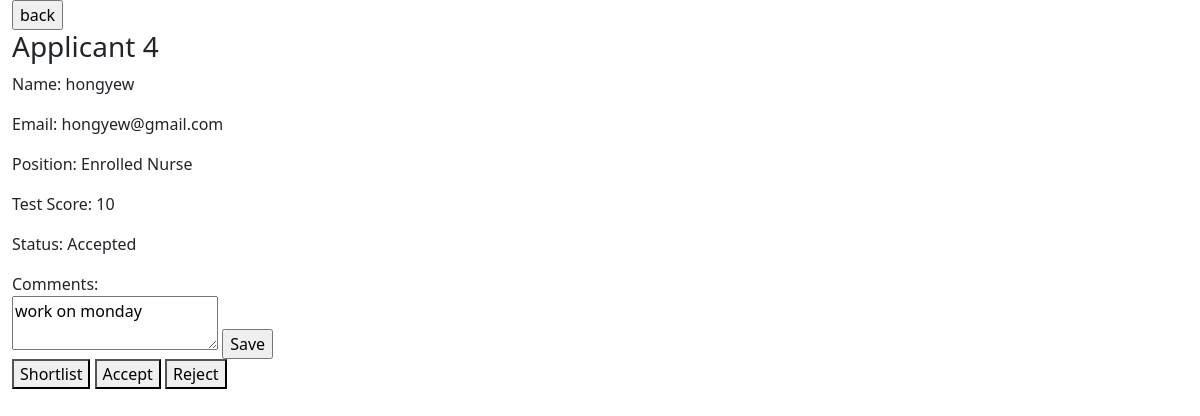
Page /id4 on the committed database.
### models.py (models this page shows)
class Applicants(db.Model):
    id = db.Column(db.Integer, primary_key=True)    #unique ID
    name = db.Column(db.String(100), nullable=False)
    email = db.Column(db.String(100), nullable=False)
    job = db.Column(db.String(100), nullable=False)
    score = db.Column(db.Integer)
    status = db.Column(db.String)
    comments = db.Column(db.String)

### app.py (the view, shortened to what this page needs)
@app.route("/id<int:appid>", methods=["GET", "POST"])
def applicant(appid):
    applicant = Applicants.query.filter_by(id=appid).first()
    if appid == applicant.id:
        return render_template("applicant.html", applicant=applicant)
    else:
        return "invalid id"

### templates/applicant.html (shortened to what this page needs)
{% extends "base.html" %}
{% block body %}
    <form action="/applicants" method="get">
        <input type="submit" value="back">
    </form>
    <h3>Applicant {{ applicant.id }}</h3>
    <p>Name: {{ applicant.name }}</p>
    <p>Email: {{ applicant.email }}</p>
    <p>Position: {{ applicant.job }}</p>
    <p>Test Score: {{ applicant.score }}</p>
    <p>Status: {{ applicant.status }}</p>
    Comments:
    <form method="post">
        <textarea name="comments">{{ applicant.comments }}</textarea>
        <input type="submit" value="Save">
        <p>
            <button type="submit" name="status" value="Shortlisted">Shortlist</button>
            <button type="submit" name="status" value="Accepted">Accept</button>
            <button type="submit" name="status" value="Rejected">Reject</button>
        </p>
    </form>
{% endblock %}

### rows in the picture
Applicants: id "4", name "hongyew", email "hongyew@gmail.com", job "Enrolled Nurse", score "10", status "Accepted", comments "work on monday"
